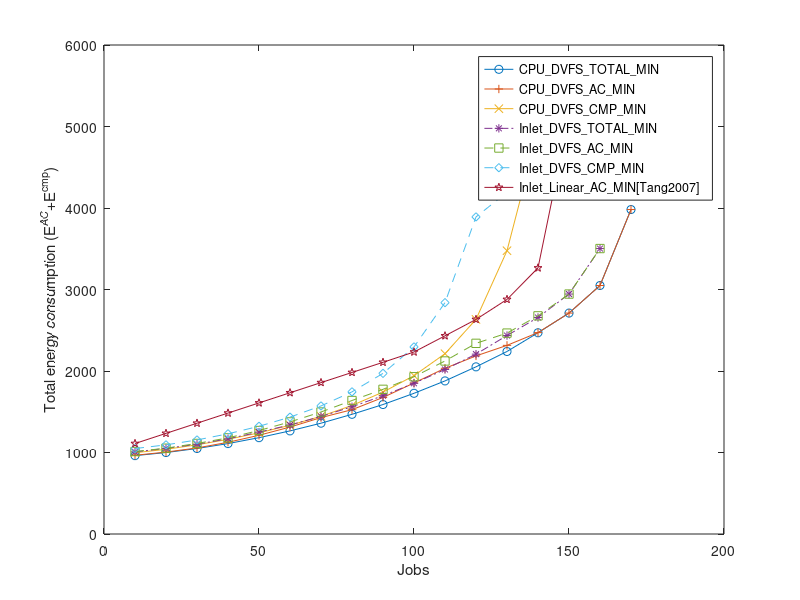
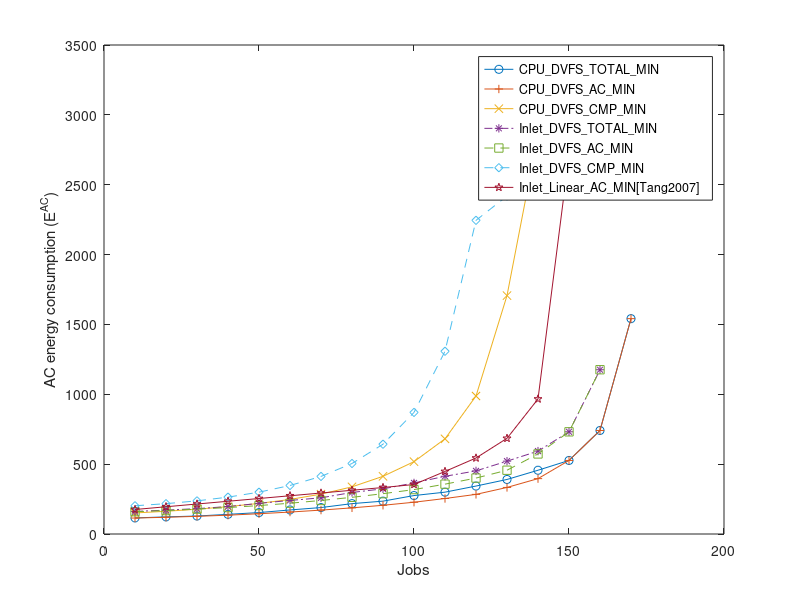
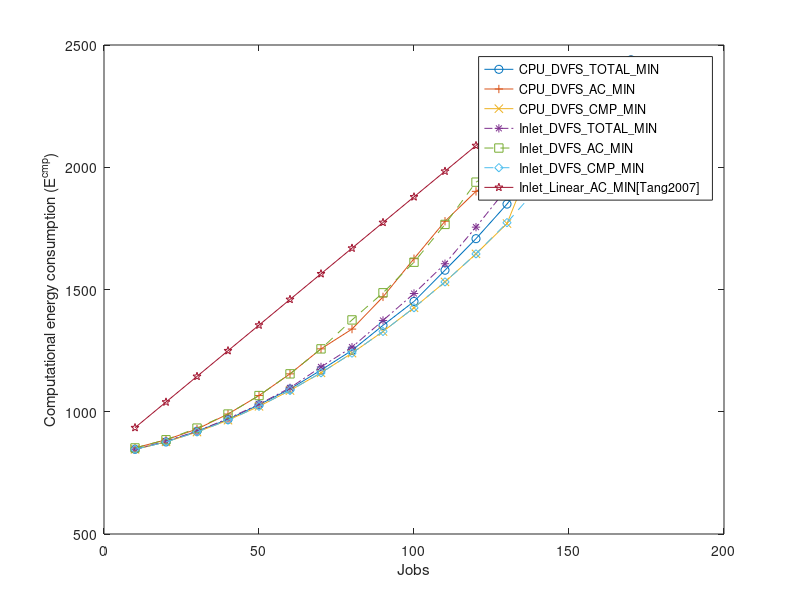

Reproduce these figures in MATLAB, in order.

job1=10*[1:17]


cpu_dvfs_total_min = [961.5,999.35,1049,1109.4,1182,1265.2,1359.7,1468.6,1588.6,1726.4,1878.4,2051.1,2239.6,2469.4,2710.7,3049.1,3981.1];
cpu_dvfs_total_min_ac = [115.12,122.62,128.71,140.73,153.42,172.11,189.29,217.44,235.21,275.24,299.48,343.23,390.33,456.35,526.49,741.08,1541.4];
cpu_dvfs_total_min_cmp = cpu_dvfs_total_min - cpu_dvfs_total_min_ac;

cpu_dvfs_ac_min = [966.16,1005,1055.6,1125.4,1211.3,1312.1,1428.2,1525.3,1675.4,1853.4,2033.3,2185.1,2314.6,2471.2,2710.7,3049.1,3981.1];
cpu_dvfs_ac_min_ac = [114.19,119.64,126.39,134.75,145.04,157.1,171,187.15,205.57,227.41,254.09,283.62,333.25,396.31,526.48,741.03,1541.4];
cpu_dvfs_ac_min_cmp = cpu_dvfs_ac_min - cpu_dvfs_ac_min_ac;

cpu_dvfs_cmp_min = [997.15,1039.3,1094.4,1161.5,1241.1,1334.2,1444.4,1577.3,1741.2,1943.1,2212.1,2633.4,3476,4941.5,5146,5515.4,5771];
cpu_dvfs_cmp_min_ac = [150.77,162.54,177.51,195.97,218.9,247.36,285.19,337.54,412.91,517.74,681.08,987.67,1706.3,2854.8,2972.7,3186.6,3334.3];
cpu_dvfs_cmp_min_cmp = cpu_dvfs_cmp_min - cpu_dvfs_cmp_min_ac;

job2=10*[1:16]
inlet_dvfs_total_min = [1007.9,1050.5,1101.8,1168.4,1250.3,1338.1,1442.2,1561.6,1696.6,1849.2,2018.5,2206.8,2435.2,2656.6,2944.2,3502.4];
inlet_dvfs_total_min_ac = [161.54,170.82,181.56,196.38,219.42,240.3,258.98,297.47,323.19,365.6,413.13,451.7,521.35,593.33,731.58,1175.7];
inlet_dvfs_total_min_cmp = inlet_dvfs_total_min - inlet_dvfs_total_min_ac;

inlet_dvfs_ac_min = [1011.8,1053,1111.3,1179.7,1269.8,1375.4,1497.1,1638.1,1775.2,1929.6,2123,2339.5,2465.2,2676.7,2944.1,3502.5];
inlet_dvfs_ac_min_ac = [159.79,167.58,178.11,189.07,203.51,220.43,239.93,262.53,288.67,317.96,356.81,400.39,456.47,573.03,731.39,1175.8];
inlet_dvfs_ac_min_cmp = inlet_dvfs_ac_min - inlet_dvfs_ac_min_ac;

inlet_dvfs_cmp_min = [1048.5,1093.9,1154.1,1229.4,1321.6,1434.1,1571.4,1744.4,1971,2295.5,2838.9,3890.7,4192.5,4526.6,4906.1,5331.8,5696.4];
inlet_dvfs_cmp_min_ac = [202.08,217.22,237.23,263.88,299.39,347.27,412.09,504.7,642.65,870.18,1307.9,2245,2419,2609.5,2828.6,3073.9,3295.6];
inlet_dvfs_cmp_min_cmp = inlet_dvfs_cmp_min - inlet_dvfs_cmp_min_ac;

job3=10*[1:15]
inlet_linear_ac_min = [1110.2,1234.8,1359.3,1483.9,1608.4,1733,1857.6,1982.1,2106.7,2233.1,2431.5,2632.6,2878.2,3264.7,5114.9];
inlet_linear_ac_min_ac = [175.34,195.01,214.68,234.36,254.03,273.7,293.37,313.04,332.71,354.27,447.77,543.97,684.73,966.32,2711.6];
inlet_linear_ac_min_cmp = inlet_linear_ac_min - inlet_linear_ac_min_ac;
% The reason that the opt_cpu_ac cannot be optimal is that using DVFS, the power consumption
% is not linear to the size of jobs, therefore the total energy for the same scale of jobs
% might be different, if jobs are scheduled to different machines.
% While in linear model, no matther how we schedule the jobs, the total computational
% energy consumption is the same.

plot(job1,cpu_dvfs_total_min,'-o',job1,cpu_dvfs_ac_min,'-+',job1,cpu_dvfs_cmp_min, '-x', ...,
    job2,inlet_dvfs_total_min,'-.*',job2,inlet_dvfs_ac_min, '--s',job1, inlet_dvfs_cmp_min,'--d', ...,
job3, inlet_linear_ac_min,'-p')
xlabel('Jobs')
ylabel('Total energy consumption (E^{AC}+E^{cmp})')
legend('CPU\_DVFS\_TOTAL\_MIN','CPU\_DVFS\_AC\_MIN','CPU\_DVFS\_CMP\_MIN','Inlet\_DVFS\_TOTAL\_MIN', ...,
    'Inlet\_DVFS\_AC\_MIN', 'Inlet\_DVFS\_CMP\_MIN', 'Inlet\_Linear\_AC\_MIN[Tang2007]')

%only ac
figure
plot(job1,cpu_dvfs_total_min_ac,'-o',job1,cpu_dvfs_ac_min_ac,'-+',job1,cpu_dvfs_cmp_min_ac, '-x', ...,
    job2,inlet_dvfs_total_min_ac,'-.*',job2,inlet_dvfs_ac_min_ac, '--s',job1, inlet_dvfs_cmp_min_ac,'--d', ...,
job3, inlet_linear_ac_min_ac,'-p')
xlabel('Jobs')
ylabel('AC energy consumption (E^{AC})')
legend('CPU\_DVFS\_TOTAL\_MIN','CPU\_DVFS\_AC\_MIN','CPU\_DVFS\_CMP\_MIN','Inlet\_DVFS\_TOTAL\_MIN', ...,
    'Inlet\_DVFS\_AC\_MIN', 'Inlet\_DVFS\_CMP\_MIN', 'Inlet\_Linear\_AC\_MIN[Tang2007]')

%only cmp
figure
plot(job1,cpu_dvfs_total_min_cmp,'-o',job1,cpu_dvfs_ac_min_cmp,'-+',job1,cpu_dvfs_cmp_min_cmp, '-x', ...,
    job2,inlet_dvfs_total_min_cmp,'-.*',job2,inlet_dvfs_ac_min_cmp, '--s',job1, inlet_dvfs_cmp_min_cmp,'--d', ...,
job3, inlet_linear_ac_min_cmp,'-p')
xlabel('Jobs')
ylabel('Computational energy consumption (E^{cmp})')
legend('CPU\_DVFS\_TOTAL\_MIN','CPU\_DVFS\_AC\_MIN','CPU\_DVFS\_CMP\_MIN','Inlet\_DVFS\_TOTAL\_MIN', ...,
    'Inlet\_DVFS\_AC\_MIN', 'Inlet\_DVFS\_CMP\_MIN', 'Inlet\_Linear\_AC\_MIN[Tang2007]')